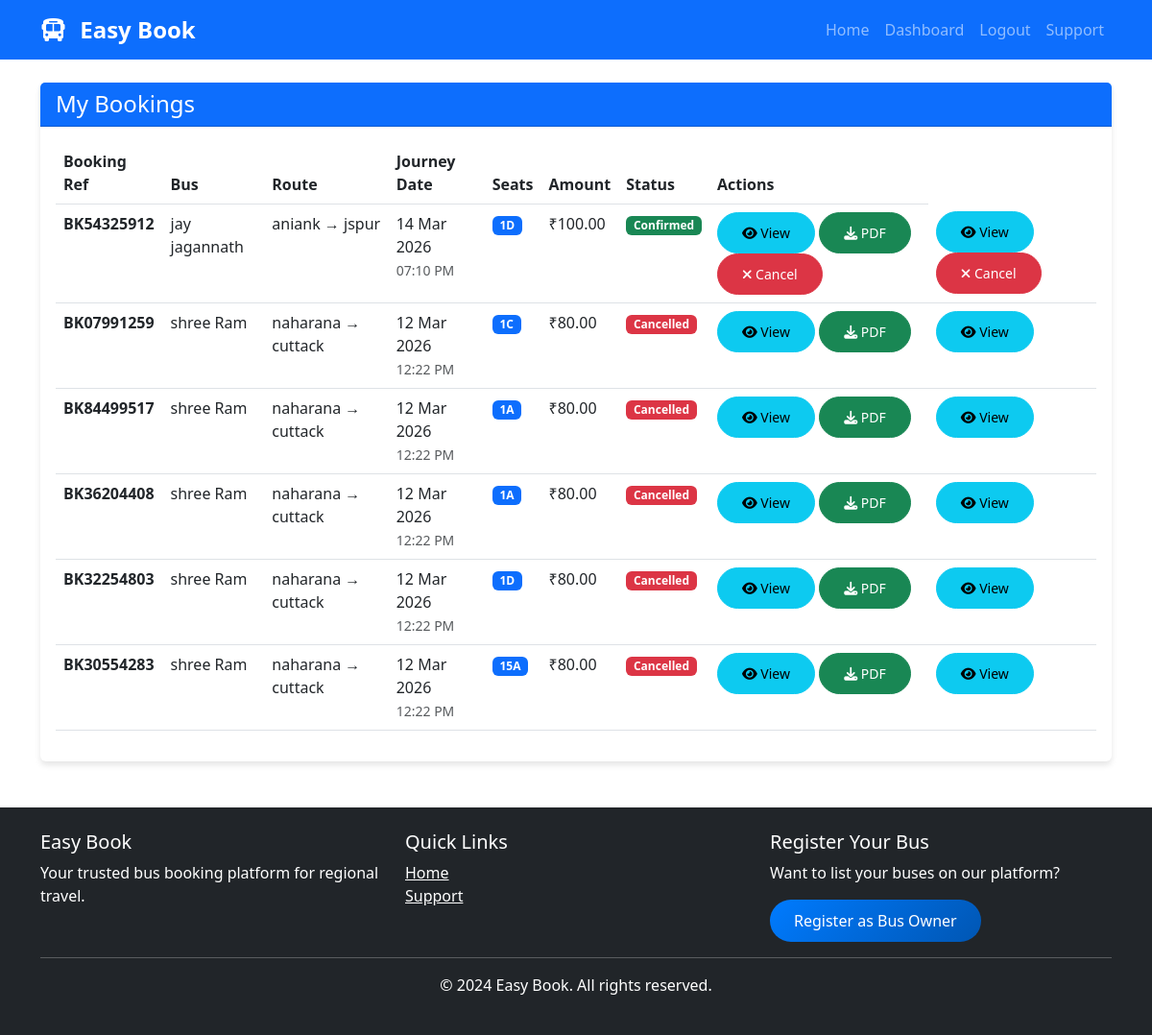
Page /bookings/my-bookings/ (signed in) on the committed database.
### easybook/apps/bookings/models.py (models this page shows, shortened)
class Booking(models.Model):
    BOOKING_STATUS = (
        ('pending', 'Pending'),
        ('confirmed', 'Confirmed'),
        ('cancelled', 'Cancelled'),
        ('completed', 'Completed'),
    )
    user = models.ForeignKey(User, on_delete=models.CASCADE, limit_choices_to={'user_type': 'customer'}, related_name='customer_bookings')
    route = models.ForeignKey(Route, on_delete=models.CASCADE, related_name='route_bookings')
    booking_date = models.DateTimeField(auto_now_add=True)
    journey_date = models.DateField()
    total_amount = models.DecimalField(max_digits=10, decimal_places=2)
    status = models.CharField(max_length=20, choices=BOOKING_STATUS, default='pending')
    payment_id = models.CharField(max_length=100, blank=True, null=True)
    payment_method = models.CharField(max_length=50, blank=True, null=True)
    booking_reference = models.CharField(max_length=20, unique=True)

class BookedSeat(models.Model):
    GENDER_CHOICES = (
        ('M', 'Male'),
        ('F', 'Female'),
        ('O', 'Other'),
    )
    booking = models.ForeignKey(Booking, on_delete=models.CASCADE, related_name='booked_seats')
    seat = models.ForeignKey(Seat, on_delete=models.CASCADE, related_name='seat_bookings')
    passenger_name = models.CharField(max_length=100)
    passenger_age = models.IntegerField()
    passenger_gender = models.CharField(max_length=10, choices=GENDER_CHOICES)
    passenger_adhar = models.CharField(max_length=12, blank=True, null=True)
    class Meta:
        unique_together = ['booking', 'seat']

### easybook/apps/bus_owners/models.py (models this page shows, shortened)
class Route(models.Model):
    bus = models.ForeignKey(Bus, on_delete=models.CASCADE, related_name='routes')
    source = models.CharField(max_length=100)
    destination = models.CharField(max_length=100)
    departure_time = models.DateTimeField()
    arrival_time = models.DateTimeField()
    duration = models.CharField(max_length=50, help_text="e.g., 5 hours 30 mins", blank=True)
    fare = models.DecimalField(max_digits=10, decimal_places=2)
    available_seats = models.IntegerField()
    operating_days = models.CharField(max_length=100, help_text="Mon,Tue,Wed,Thu,Fri,Sat,Sun", default="All Days")

class Bus(models.Model):
    BUS_TYPES = (
        ('ac', 'AC'),
        ('non_ac', 'Non AC'),
        ('sleeper', 'Sleeper'),
        ('seater', 'Seater'),
        ('ac_sleeper', 'AC Sleeper'),
        ('luxury', 'Luxury'),
    )
    BUS_LAYOUTS = (
        ('2x2', '2 x 2 (4 seats per row)'),
        ('2x1', '2 x 1 (3 seats per row)'),
        ('1x2', '1 x 2 (3 seats per row)'),
        ('sleeper_2x1', 'Sleeper 2 x 1'),
        ('sleeper_1x1', 'Sleeper 1 x 1'),
    )
    owner = models.ForeignKey(User, on_delete=models.CASCADE, limit_choices_to={'user_type': 'bus_owner'}, related_name='buses')
    bus_name = models.CharField(max_length=100)
    bus_type = models.CharField(max_length=20, choices=BUS_TYPES)
    bus_number = models.CharField(max_length=20, unique=True)
    total_seats = models.IntegerField()
    seat_layout = models.CharField(max_length=20, choices=BUS_LAYOUTS, default='2x2')
    amenities = models.TextField(help_text="AC, WiFi, Charging point, etc.", blank=True)
    bus_image = models.ImageField(upload_to='bus_images/', null=True, blank=True)
    is_active = models.BooleanField(default=True)
    created_at = models.DateTimeField(auto_now_add=True)
    updated_at = models.DateTimeField(auto_now=True)

class Seat(models.Model):
    SEAT_TYPES = (
        ('window', 'Window'),
        ('aisle', 'Aisle'),
        ('middle', 'Middle'),
        ('sleeper_lower', 'Sleeper Lower'),
        ('sleeper_upper', 'Sleeper Upper'),
    )
    bus = models.ForeignKey(Bus, on_delete=models.CASCADE, related_name='seats')
    seat_number = models.CharField(max_length=10)
    seat_type = models.CharField(max_length=20, choices=SEAT_TYPES, default='window')
    seat_row = models.IntegerField()
    seat_column = models.IntegerField()
    is_active = models.BooleanField(default=True)
    class Meta:
        unique_together = ['bus', 'seat_number']
        ordering = ['seat_row', 'seat_column']

### easybook/apps/bookings/views.py (the view)
# urls.py: path('my-bookings/', views.my_bookings, name='my_bookings'),
@login_required
def my_bookings(request):
    bookings = Booking.objects.filter(user=request.user).order_by('-booking_date')
    context = {
        'bookings': bookings
    }
    return render(request, 'customer/my_bookings.html', context)

### templates/customer/my_bookings.html (shortened to what this page needs)
{% extends 'base.html' %}
{% block content %}
<div class="container mt-4">
    <div class="row">
        <div class="col-12">
            <div class="card">
                <div class="card-header bg-primary text-white">
                    <h4 class="mb-0">My Bookings</h4>
                </div>
                <div class="card-body">
                    {% if bookings %}
                        <div class="table-responsive">
                            <table class="table table-hover">
                                <thead>
                                    <tr>
                                        <th>Booking Ref</th>
                                        <th>Bus</th>
                                        <th>Route</th>
                                        <th>Journey Date</th>
                                        <th>Seats</th>
                                        <th>Amount</th>
                                        <th>Status</th>
                                        <th>Actions</th>
                                    </tr>
                                </thead>
                                <tbody>
                                    {% for booking in bookings %}
                                    <tr>
                                        <td><strong>{{ booking.booking_reference }}</strong></td>
                                        <td>{{ booking.route.bus.bus_name }}</td>
                                        <td>{{ booking.route.source }} → {{ booking.route.destination }}</td>
                                        <td>{{ booking.journey_date|date:"d M Y" }}<br>
                                            <small class="text-muted">{{ booking.route.departure_time|date:"h:i A" }}</small>
                                        </td>
                                        <td>
                                            {% for seat in booking.booked_seats.all %}
                                                <span class="badge bg-primary">{{ seat.seat.seat_number }}</span>
                                            {% endfor %}
                                        </td>
                                        <td>₹{{ booking.total_amount }}</td>
                                        <td>
                                            <span class="badge
                                                {% if booking.status == 'confirmed' %}bg-success
                                                {% elif booking.status == 'cancelled' %}bg-danger
                                                {% elif booking.status == 'completed' %}bg-info
                                                {% else %}bg-warning{% endif %}">
                                                {{ booking.status|title }}
                                            </span>
                                        </td>
                                        <td>
    <a href="{% url 'booking_confirmation' booking.id %}" class="btn btn-sm btn-info">
        <i class="fas fa-eye"></i> View
    </a>
    <a href="{% url 'download_ticket' booking.id %}" class="btn btn-sm btn-success">
        <i class="fas fa-download"></i> PDF
    </a>
    {% if booking.status == 'confirmed' or booking.status == 'pending' %}
        <a href="{% url 'cancel_booking' booking.id %}"
           class="btn btn-sm btn-danger"
           onclick="return confirm('Are you sure you want to cancel this booking?')">
            <i class="fas fa-times"></i> Cancel
        </a>
    {% endif %}
</td>
                                        <td>
                                            <a href="{% url 'booking_confirmation' booking.id %}" class="btn btn-sm btn-info">
                                                <i class="fas fa-eye"></i> View
                                            </a>
                                            {% if booking.status == 'confirmed' or booking.status == 'pending' %}
                                                <a href="{% url 'cancel_booking' booking.id %}"
                                                   class="btn btn-sm btn-danger"
                                                   onclick="return confirm('Are you sure you want to cancel this booking?')">
                                                    <i class="fas fa-times"></i> Cancel
                                                </a>
                                            {% endif %}
                                        </td>
                                    </tr>
                                    {% endfor %}
                                </tbody>
                            </table>
                        </div>
                    {% endif %}
                </div>
            </div>
        </div>
    </div>
</div>
{% endblock %}

### static/css/style.css (style rules this page uses)
:root { --primary-color: #007bff; --secondary-color: #6c757d; }
body { font-family: 'Segoe UI', Tahoma, Geneva, Verdana, sans-serif; min-height: 100vh; display: flex; flex-direction: column; }
.card { border: none; box-shadow: 0 4px 6px rgba(0,0,0,.1); transition: transform 0.3s ease; }
.btn { border-radius: 25px; padding: 10px 25px; }

### rows in the picture
Booking: booking_reference "BK54325912", route.bus.bus_name "jay jagannath", route.source "aniank", route.destination "jspur", journey_date "14 Mar 2026", route.departure_time "07:10 PM", total_amount "100.00", status "Confirmed", shows "Cancel"
BookedSeat: seat.seat_number "1D"
Booking: booking_reference "BK07991259", route.bus.bus_name "shree Ram", route.source "naharana", route.destination "cuttack", journey_date "12 Mar 2026", route.departure_time "12:22 PM", total_amount "80.00", status "Cancelled"
BookedSeat: seat.seat_number "1C"
Booking: booking_reference "BK84499517", route.bus.bus_name "shree Ram", route.source "naharana", route.destination "cuttack", journey_date "12 Mar 2026", route.departure_time "12:22 PM", total_amount "80.00", status "Cancelled"
BookedSeat: seat.seat_number "1A"
Booking: booking_reference "BK36204408", route.bus.bus_name "shree Ram", route.source "naharana", route.destination "cuttack", journey_date "12 Mar 2026", route.departure_time "12:22 PM", total_amount "80.00", status "Cancelled"
BookedSeat: seat.seat_number "1A"
Booking: booking_reference "BK32254803", route.bus.bus_name "shree Ram", route.source "naharana", route.destination "cuttack", journey_date "12 Mar 2026", route.departure_time "12:22 PM", total_amount "80.00", status "Cancelled"
BookedSeat: seat.seat_number "1D"
Booking: booking_reference "BK30554283", route.bus.bus_name "shree Ram", route.source "naharana", route.destination "cuttack", journey_date "12 Mar 2026", route.departure_time "12:22 PM", total_amount "80.00", status "Cancelled"
BookedSeat: seat.seat_number "15A"
